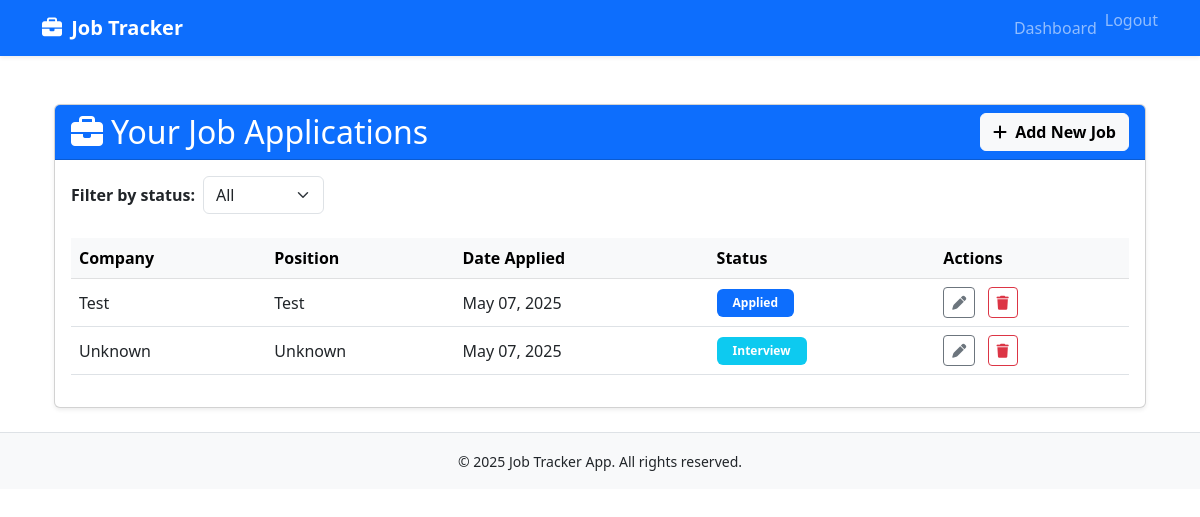
The page / (signed in) on the database as committed earlier.
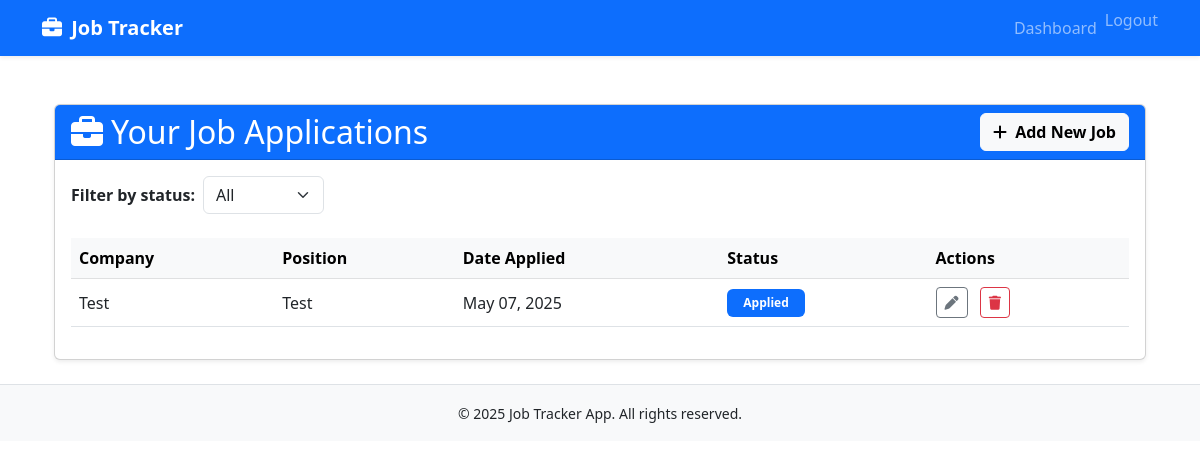
The same page on the database as committed later.
### jobs/models.py (models this page shows, shortened)
class JobApplication(models.Model):
    user = models.ForeignKey(User, on_delete=models.CASCADE)
    company_name = models.CharField(max_length=255)
    position = models.CharField(max_length=255)
    date_applied = models.DateField()
    status = models.CharField(max_length=50, choices=[
        ('applied', 'Applied'),
        ('interview', 'Interview'),
        ('offer', 'Offer'),
        ('rejected', 'Rejected'),
    ])

### jobs/views.py (the view)
# urls.py: path('', views.dashboard, name='dashboard'),
@login_required
def dashboard(request):
    status_filter = request.GET.get('status')
    if status_filter:
        jobs = JobApplication.objects.filter(user=request.user, status=status_filter)
    else:
        jobs = JobApplication.objects.filter(user=request.user)
    return render(request, 'jobs/dashboard.html', {'jobs': jobs})

### jobs/templates/jobs/dashboard.html (shortened to what this page needs)
{% extends 'base.html' %}
{% block content %}
<div class="container mt-4">
  <div class="card shadow-sm">
    <div class="card-header bg-primary text-white d-flex justify-content-between align-items-center">
      <h2 class="mb-0">
        <i class="fas fa-briefcase me-2"></i>Your Job Applications
      </h2>
      <a href="{% url 'add_job' %}" class="btn btn-light fw-bold">
        <i class="fas fa-plus me-1"></i> Add New Job
      </a>
    </div>
    <div class="card-body">
      <form method="get" class="mb-4">
        <div class="row g-2 align-items-center">
          <div class="col-auto">
            <label for="status" class="col-form-label fw-semibold">Filter by status:</label>
          </div>
          <div class="col-auto">
            <select name="status" id="status" class="form-select" onchange="this.form.submit()">
              <option value="">All</option>
            </select>
          </div>
        </div>
      </form>
      {% if jobs %}
        <div class="table-responsive">
          <table class="table table-hover align-middle">
            <thead class="table-light">
              <tr>
                <th>Company</th>
                <th>Position</th>
                <th>Date Applied</th>
                <th>Status</th>
                <th>Actions</th>
              </tr>
            </thead>
            <tbody>
              {% for job in jobs %}
              <tr class="align-middle">
                <td>{{ job.company_name }}</td>
                <td>{{ job.position }}</td>
                <td>{{ job.date_applied|date:"M d, Y" }}</td>
                <td>
                  <span class="badge
                    {% if job.status == 'applied' %}bg-primary
                    {% elif job.status == 'interview' %}bg-info
                    {% elif job.status == 'offer' %}bg-success
                    {% elif job.status == 'rejected' %}bg-danger
                    {% else %}bg-secondary
                    {% endif %} py-2 px-3 fw-semibold">
                    {{ job.status|title }}
                  </span>
                </td>
                <td>
                  <a href="{% url 'edit_job' job.id %}" class="btn btn-sm btn-outline-secondary me-2" title="Edit">
                    <i class="fas fa-pen"></i>
                  </a>
                  <a href="{% url 'delete_job' job.id %}" class="btn btn-sm btn-outline-danger" title="Delete">
                    <i class="fas fa-trash"></i>
                  </a>
                </td>
              </tr>
              {% endfor %}
            </tbody>
          </table>
        </div>
      {% else %}
        <div class="alert alert-info text-center" role="alert">
          <i class="fas fa-info-circle me-2"></i>No job applications found. <a href="{% url 'add_job' %}" class="alert-link">Add a new job</a> to get started!
        </div>
      {% endif %}
    </div>
  </div>
</div>
{% endblock %}

### tracker_project/templates/base.html (shortened to what this page needs)
{% load static %}
<!DOCTYPE html>
<html lang="en">
<head>
  <link href="https://cdn.jsdelivr.net/npm/bootstrap@5.3.0/dist/css/bootstrap.min.css" rel="stylesheet">
  <link href="https://cdnjs.cloudflare.com/ajax/libs/font-awesome/6.5.0/css/all.min.css" rel="stylesheet">
</head>
<body>
<nav class="navbar navbar-expand-lg navbar-dark bg-primary shadow-sm">
  <div class="container">
    <a class="navbar-brand fw-bold" href="{% url 'dashboard' %}">
      <i class="fas fa-briefcase me-1"></i> Job Tracker
    </a>
    <div class="collapse navbar-collapse" id="navbarNav">
      <ul class="navbar-nav ms-auto">
        {% if user.is_authenticated %}
          <li class="nav-item">
            <a class="nav-link" href="{% url 'dashboard' %}">Dashboard</a>
          </li>
          <li class="nav-item">
            <form method="post" action="{% url 'logout' %}" class="d-inline">
              <button type="submit" class="btn btn-link nav-link" style="padding: 0;">Logout</button>
            </form>
          </li>
        {% else %}
          <li class="nav-item"><a class="nav-link" href="{% url 'login' %}">Login</a></li>
          <li class="nav-item"><a class="nav-link" href="{% url 'register' %}">Register</a></li>
        {% endif %}
      </ul>
    </div>
  </div>
</nav>
<div class="container py-4">
  {% block content %}{% endblock %}
</div>
<footer class="bg-light text-center py-3 border-top">
  <div class="container">
    <small>&copy; {{ year|default:"2025" }} Job Tracker App. All rights reserved.</small>
  </div>
</footer>
</body>
</html>

Rows that differ between the two databases and show on the page:
removed JobApplication: company_name "Unknown", position "Unknown", date_applied "May 07, 2025", status "Interview"
